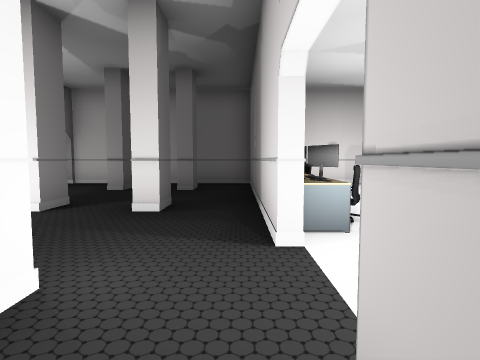
[1] (above)

18 first-person views from a walk through a Unity game level. The camera is 1.5 m above the floor, tilts 4° down and sees 80° across. The floor is counted in squares, 2 m on a side. Each view is taken from the middle of a square. On the plan, view 1 faces up. The plan holds only what a view shows up to about 10 squares ahead; the rest is blank. The place goes on beyond the plan. The player is left out. Some animated figures are not drawn. Door leaves are left out, so doorways stand open.

[2]
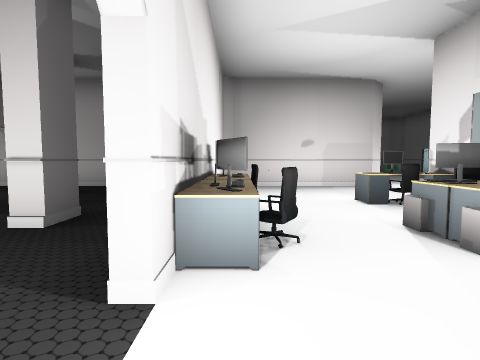

[3]
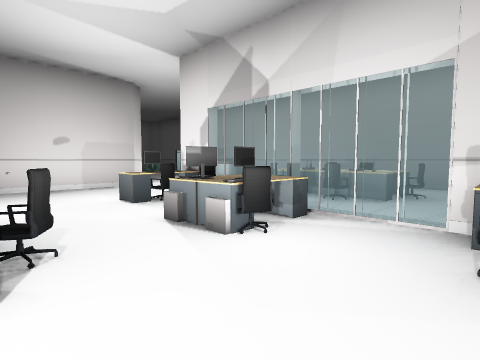

[4]
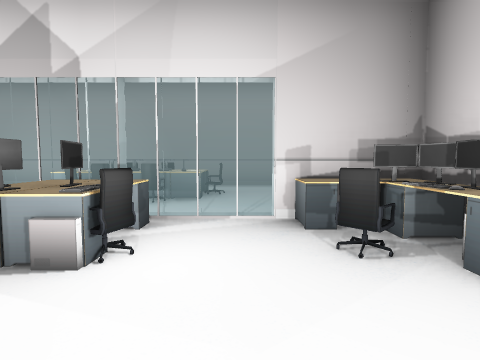

[5]
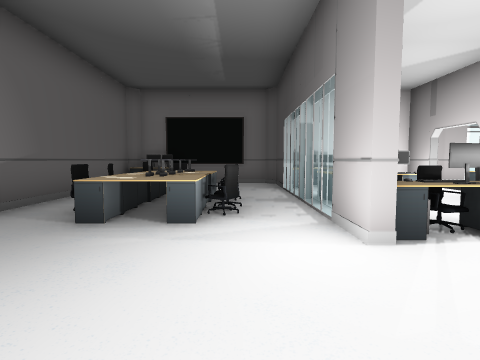

[6]
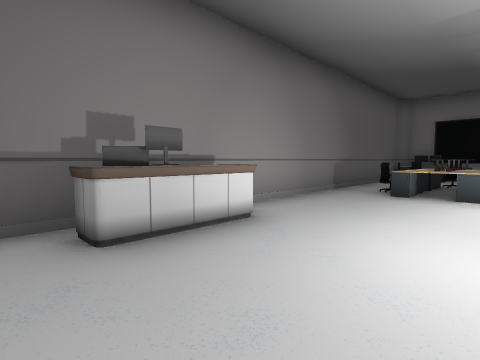

[7]
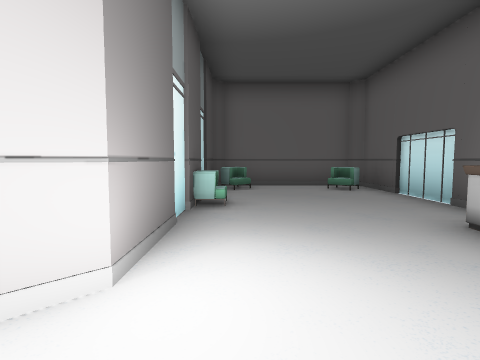

[8]
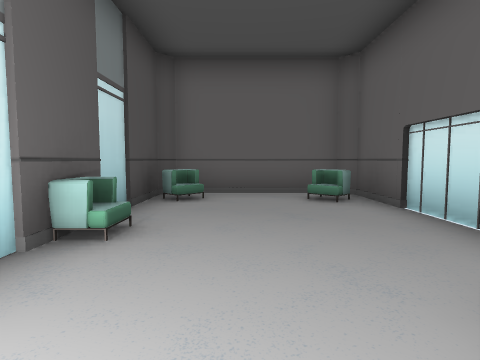

[9]
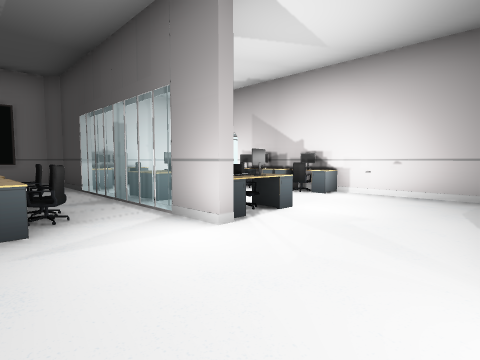

[10]
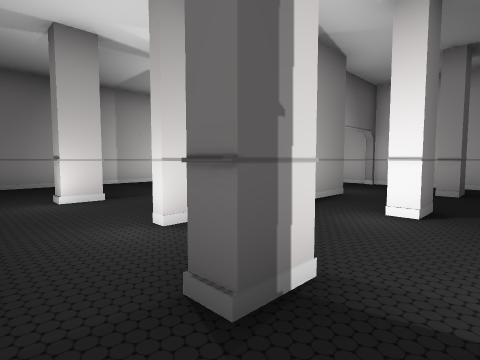

[11]
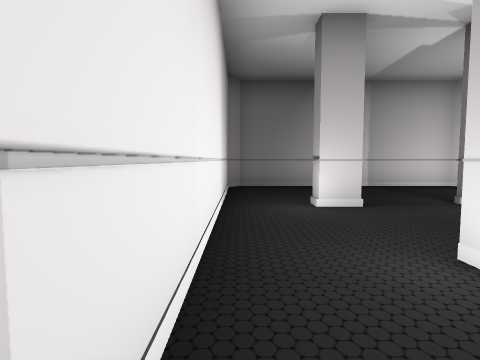

[12]
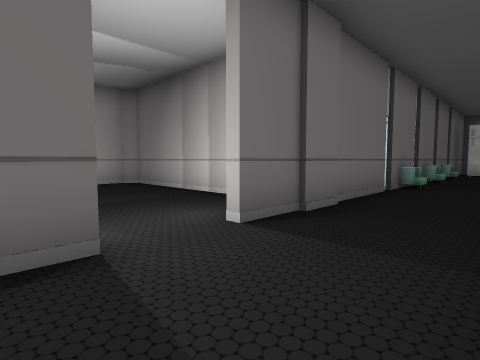

[13]
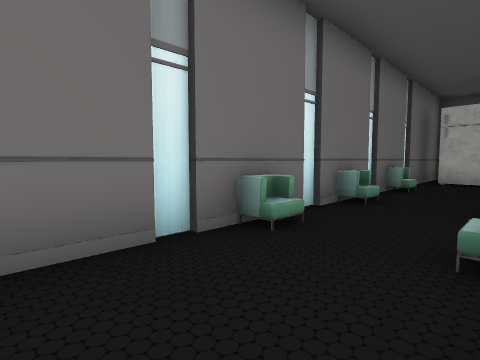

[14]
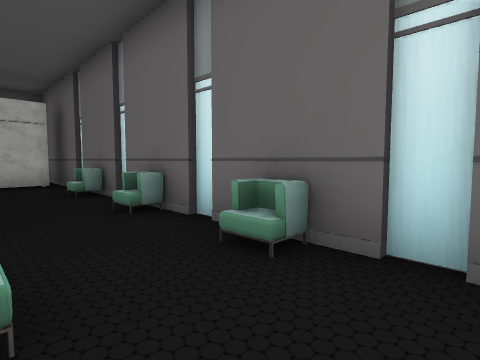

[15]
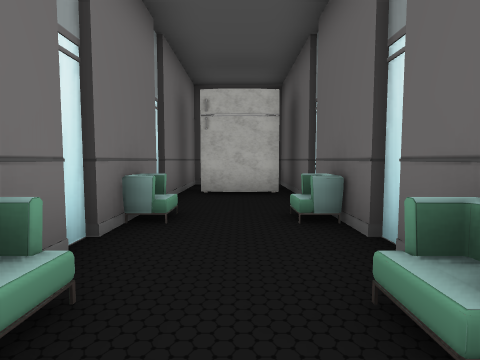

[16]
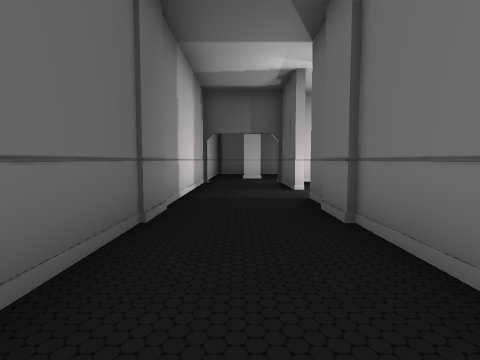

[17]
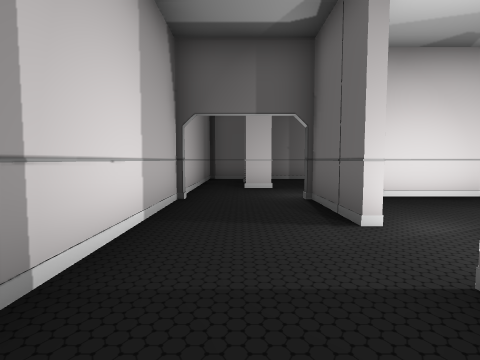

[18]
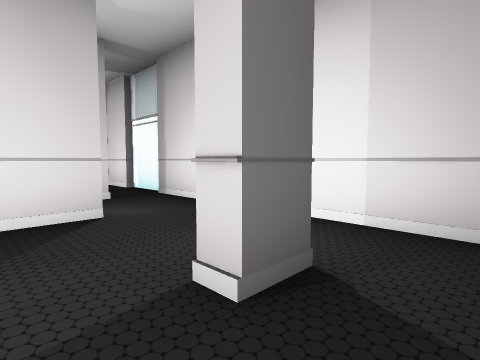

### Floor plan
Key: @ floor where view 1 was taken; # wall or solid block; x gap in a wall; . floor; = window, fence, low wall or low ledge; E desk; C computer; K keyboard; O other object.
Columns run from 26 left of view 1 to 10 right of it. Each row starts with its distance up from view 1.
 17                                ######
 16                                #O...#
 15                                #...O#
 14                                #....O
 13                                #O...O
 12                                #...O#
 11                                #... #
 10  ###############################...E#
  9 #  ..O..O.O................#........#
  8 # O....................#.#.#........#
  7 #.x..O..O.O................# .......#
  6 #################..###.....E..E#....#
  5               #......#.#.#.EOC.=OOE.#
  4               #...#..#....OO.OE#OOE.#
  3               #......#.....ECKE=.EE.#
  2               #...#..#.......O.=.O..#
  1               #........#.#...OE#...O#
  0               #...........@#EOK#.   #
 -1               ###############  ###

Where each view was taken, in squares from view 1:
view 1: 0 up, 0 right, facing up
view 2: 1 up, 1 right, facing up
view 3: 1 up, 1 right, facing up-right
view 4: 2 up, 1 right, facing right
view 5: 9 up, 6 right, facing down
view 6: 12 up, 6 right, facing down-right
view 7: 8 up, 6 right, facing up
view 8: 10 up, 7 right, facing up
view 9: 9 up, 7 right, facing down-left
view 10: 0 up, 2 left, facing up-left
view 11: 0 up, 3 left, facing left
view 12: 9 up, 7 left, facing down-left
view 13: 9 up, 13 left, facing down-left
view 14: 7 up, 14 left, facing up-left
view 15: 8 up, 17 left, facing left
view 16: 8 up, 15 left, facing right
view 17: 8 up, 11 left, facing right
view 18: 3 up, 9 left, facing down-right
